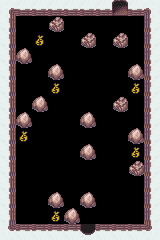

A level layout from a 2D game, rendered from its tile map. Below: a short description, then the map file with its tile-grid data intact:
An orthogonal 10x15 tile map with 16x16 px tiles, 1 tile layer (Tile Layer 1).

<map version="1.2" tiledversion="1.2.4" orientation="orthogonal" renderorder="right-down" width="10" height="15" tilewidth="16" tileheight="16" infinite="0" nextlayerid="2" nextobjectid="1">
 <tileset firstgid="1" name="Basic" tilewidth="16" tileheight="16" tilecount="16" columns="0">
  <grid orientation="orthogonal" width="1" height="1" />
  <tile id="1" type="Solid">
   <image width="16" height="16" source="../images/rock1.png" />
  </tile>
  <tile id="2" type="Solid">
   <properties>
    <property name="lifePoints" type="int" value="2" />
   </properties>
   <image width="16" height="16" source="../images/rock_breakable.png" />
  </tile>
  <tile id="4" type="Solid">
   <image width="16" height="16" source="../images/wall2-2.png" />
  </tile>
  <tile id="13" type="Modifier">
   <properties>
    <property name="moneyDelta" type="int" value="5" />
   </properties>
   <image width="16" height="16" source="../images/money.png" />
  </tile>
  <tile id="28" type="Door">
   <properties>
    <property name="roomId" type="int" value="14" />
   </properties>
   <image width="16" height="16" source="../images/door1.png" />
  </tile>
  <tile id="32" type="Start">
   <properties>
    <property name="orientation" type="int" value="2" />
    <property name="roomId" type="int" value="12" />
   </properties>
   <image width="16" height="16" source="../images/start-1.png" />
  </tile>
  <tile id="33" type="Start">
   <properties>
    <property name="roomId" type="int" value="14" />
   </properties>
   <image width="16" height="16" source="../images/start-2.png" />
  </tile>
  <tile id="53" type="Solid">
   <image width="16" height="16" source="../images/ground2.png" />
  </tile>
  <tile id="55" type="Solid">
   <image width="16" height="16" source="../images/wall2-3.png" />
  </tile>
  <tile id="56" type="Solid">
   <image width="16" height="16" source="../images/wall2-4.png" />
  </tile>
  <tile id="57" type="Solid">
   <image width="16" height="16" source="../images/wall2-5.png" />
  </tile>
  <tile id="59" type="Solid">
   <image width="16" height="16" source="../images/wall2-6.png" />
  </tile>
  <tile id="60" type="Solid">
   <image width="16" height="16" source="../images/wall2-7.png" />
  </tile>
  <tile id="61" type="Solid">
   <image width="16" height="16" source="../images/wall2-8.png" />
  </tile>
  <tile id="62" type="Solid">
   <image width="16" height="16" source="../images/wall2-9.png" />
  </tile>
  <tile id="63" type="Door">
   <properties>
    <property name="roomId" type="int" value="12" />
   </properties>
   <image width="16" height="16" source="../images/door1-4.png" />
  </tile>
 </tileset>
 <layer id="1" name="Tile Layer 1" width="10" height="15">
  <data encoding="csv">
61,62,62,62,62,62,62,29,62,63,
5,0,0,3,0,0,0,34,0,56,
5,0,14,0,0,3,0,3,0,56,
5,2,0,0,0,0,0,0,0,56,
5,0,0,2,0,0,0,0,2,56,
5,0,0,14,0,0,0,0,14,56,
5,0,2,0,0,0,0,3,0,56,
5,2,0,0,0,2,0,0,0,56,
5,14,0,0,0,0,0,0,2,56,
5,0,0,0,0,2,0,0,14,56,
5,0,0,0,0,0,0,0,3,56,
5,0,0,0,0,0,0,0,0,56,
5,0,0,2,0,2,0,0,0,56,
5,0,0,14,2,33,0,0,0,56,
60,57,57,57,57,64,57,57,57,58
</data>
 </layer>
</map>
